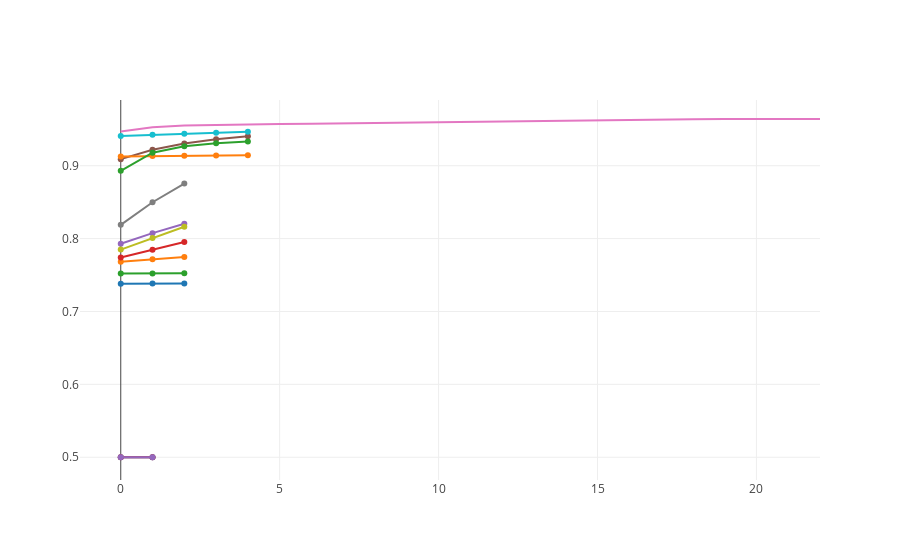

Notebook code for this chart:
### Code cell
plot_intermediate_values(study)

### Figure 1 — Plotly figure (JSON) as saved in the notebook; plotly's stock layout.template omitted (floating-point values rounded to 4 significant figures)
{"data": [{"type": "scatter", "uid": "7b9ed966-e430-4e97-a5f9-8c049c60c36d", "x": [0, 1], "y": [0.5, 0.5]}, {"type": "scatter", "uid": "f8175e15-6552-427c-a9db-4c25d021d96c", "x": [0, 1, 2], "y": [0.7684, 0.7717, 0.7749]}, {"type": "scatter", "uid": "5153c589-bf4d-406a-99fe-7f4e59a85faa", "x": [0, 1, 2], "y": [0.7519, 0.7521, 0.7523]}, {"type": "scatter", "uid": "090d3a61-15dd-4709-9bf9-76fc9806e12a", "x": [0, 1, 2], "y": [0.774, 0.7847, 0.7953]}, {"type": "scatter", "uid": "41efbb26-e021-43a4-bc6f-3411388c97bf", "x": [0, 1, 2], "y": [0.793, 0.8075, 0.8204]}, {"type": "scatter", "uid": "db729905-0e5f-4463-9587-13e1e094c1f4", "x": [0, 1, 2, 3, 4], "y": [0.909, 0.922, 0.9306, 0.9364, 0.9404]}, {"type": "scatter", "uid": "b448041c-8028-4bb8-907c-190895e64a6b", "x": [0, 1, 2, 3, 4, 5, 6, 7, 8, 9, 10, 11, 12, 13, 14, 15, 16, 17, 18, 19, 20, 21, 22], "y": [0.947, 0.9528, 0.9551, 0.9562, 0.9568, 0.9573, 0.9577, 0.9582, 0.9588, 0.9595, 0.9602, 0.9609, 0.9615, 0.9621, 0.9626, 0.963, 0.9633, 0.9636, 0.9638, 0.964, 0.964, 0.9641, 0.9641]}, {"type": "scatter", "uid": "e2502dba-9d54-4c4c-94da-eaca64f0d7b2", "x": [0, 1, 2], "y": [0.8189, 0.8499, 0.8756]}, {"type": "scatter", "uid": "d4ed4514-6137-43ef-8eb4-9e6333672b0d", "x": [0, 1, 2], "y": [0.7849, 0.8007, 0.8162]}, {"type": "scatter", "uid": "b6c9d27e-4941-4abb-a334-c3298a7fb7e7", "x": [0, 1, 2, 3, 4], "y": [0.9408, 0.9424, 0.9439, 0.9453, 0.9465]}, {"type": "scatter", "uid": "89eea91c-c6f1-4486-9020-ac0ccb20cfbc", "x": [0, 1, 2], "y": [0.7382, 0.7383, 0.7385]}, {"type": "scatter", "uid": "7d62506a-c556-434f-a1b8-c308e47e179f", "x": [0, 1, 2, 3, 4], "y": [0.9128, 0.9132, 0.9137, 0.9141, 0.9145]}, {"type": "scatter", "uid": "4fe05420-48ff-467b-b838-84cb535548fe", "x": [0, 1, 2, 3, 4], "y": [0.8929, 0.9179, 0.9267, 0.9309, 0.9332]}, {"type": "scatter", "uid": "bb0e89fd-bae3-4767-9a24-4e34ede1f36b", "x": [0, 1], "y": [0.5, 0.5]}, {"type": "scatter", "uid": "466e0939-0158-439c-ac6e-fc5075ffe79c", "x": [0, 1], "y": [0.5, 0.5]}], "layout": {"showlegend": false}}
